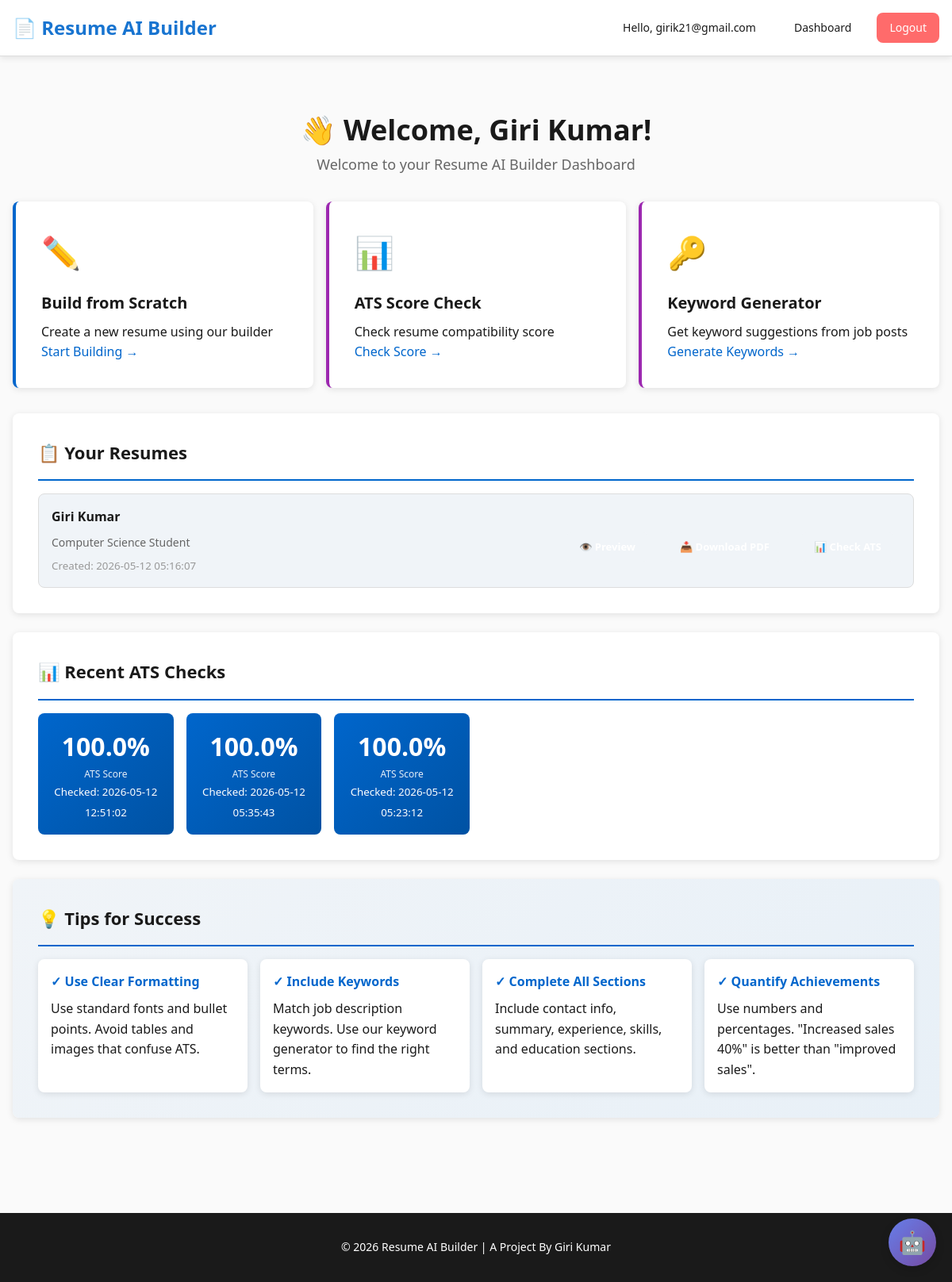
/dashboard (signed in), run on the app's committed database.
### tables this page shows
CREATE TABLE users (
        id INTEGER PRIMARY KEY AUTOINCREMENT,
        email TEXT UNIQUE NOT NULL,
        password_hash TEXT NOT NULL,
        full_name TEXT,
        created_at TIMESTAMP DEFAULT CURRENT_TIMESTAMP
    , contact_type TEXT DEFAULT "email", is_verified INTEGER DEFAULT 0);

CREATE TABLE resumes (
        id INTEGER PRIMARY KEY AUTOINCREMENT,
        user_id INTEGER NOT NULL,
        name TEXT,
        role TEXT,
        summary TEXT,
        experience TEXT,
        skills TEXT,
        education TEXT,
        raw_text TEXT,
        created_at TIMESTAMP DEFAULT CURRENT_TIMESTAMP, phone TEXT DEFAULT "", email TEXT DEFAULT "", dob TEXT DEFAULT "", linkedin TEXT DEFAULT "", address TEXT DEFAULT "", github_link TEXT DEFAULT "", internships TEXT DEFAULT "", projects TEXT DEFAULT "", certifications TEXT DEFAULT "", strengths TEXT DEFAULT "", weaknesses TEXT DEFAULT "", declaration TEXT DEFAULT "",
        FOREIGN KEY (user_id) REFERENCES users(id)
    );

CREATE TABLE ats_scores (
        id INTEGER PRIMARY KEY AUTOINCREMENT,
        user_id INTEGER NOT NULL,
        resume_id INTEGER,
        job_description TEXT,
        ats_score FLOAT,
        missing_keywords TEXT,
        feedback TEXT,
        created_at TIMESTAMP DEFAULT CURRENT_TIMESTAMP,
        FOREIGN KEY (user_id) REFERENCES users(id),
        FOREIGN KEY (resume_id) REFERENCES resumes(id)
    );

### app.py (the view)
@app.route('/dashboard')
@login_required
def dashboard():
    user_id = session['user_id']
    user_info = get_current_user()
    resumes = get_user_resumes(user_id)
    ats_scores = get_user_ats_scores(user_id)
    return render_template(
        'dashboard.html',
        user=user_info,
        resumes=resumes,
        ats_scores=ats_scores
    )

### app.py (called while the page is built)
def login_required(f):
    @wraps(f)
    def decorated_function(*args, **kwargs):
        if 'user_id' not in session:
            return redirect(url_for('login_page'))
        return f(*args, **kwargs)
    return decorated_function

def get_current_user():
    if 'user_id' in session:
        return get_user_info(session['user_id'])
    return None

### database.py (called while the page is built)
def get_user_info(user_id):
    conn = sqlite3.connect(DB_NAME)
    cursor = conn.cursor()
    cursor.execute('SELECT email, full_name FROM users WHERE id = ?', (user_id,))
    result = cursor.fetchone()
    conn.close()
    if result:
        return {"email": result[0], "full_name": result[1]}
    return None

def get_user_resumes(user_id):
    conn = sqlite3.connect(DB_NAME)
    cursor = conn.cursor()
    cursor.execute('''
    SELECT id, name, role, created_at FROM resumes
    WHERE user_id = ?
    ORDER BY created_at DESC
    ''', (user_id,))
    resumes = cursor.fetchall()
    conn.close()
    return [{"id": r[0], "name": r[1], "role": r[2], "created_at": r[3]} for r in resumes]

def get_user_ats_scores(user_id):
    conn = sqlite3.connect(DB_NAME)
    cursor = conn.cursor()
    cursor.execute('''
    SELECT id, ats_score, created_at FROM ats_scores
    WHERE user_id = ?
    ORDER BY created_at DESC
    LIMIT 5
    ''', (user_id,))
    scores = cursor.fetchall()
    conn.close()
    return [{"id": s[0], "score": s[1], "created_at": s[2]} for s in scores]

### templates/dashboard.html (shortened to what this page needs)
{% extends "base.html" %}
{% block content %}
<div class="dashboard-container">
    <div class="dashboard-header">
        <h1>👋 Welcome, {{ user.full_name }}!</h1>
        <p class="dashboard-subtitle">Welcome to your Resume AI Builder Dashboard</p>
    </div>
    <div class="actions-grid">
        <a href="/builder/templates" class="action-card primary">
            <div class="action-icon">✏️</div>
            <h3>Build from Scratch</h3>
            <p>Create a new resume using our builder</p>
            <span class="action-cta">Start Building →</span>
        </a>
        <a href="/ats-score" class="action-card secondary">
            <div class="action-icon">📊</div>
            <h3>ATS Score Check</h3>
            <p>Check resume compatibility score</p>
            <span class="action-cta">Check Score →</span>
        </a>
        <a href="/keywords" class="action-card secondary">
            <div class="action-icon">🔑</div>
            <h3>Keyword Generator</h3>
            <p>Get keyword suggestions from job posts</p>
            <span class="action-cta">Generate Keywords →</span>
        </a>
    </div>
    {% if resumes %}
    <div class="dashboard-section">
        <h2>📋 Your Resumes</h2>
        <div class="resumes-list">
            {% for resume in resumes %}
            <div class="resume-card">
                <div class="resume-info">
                    <h4>{{ resume.name or 'Unnamed Resume' }}</h4>
                    <p class="resume-role">{{ resume.role or 'No role specified' }}</p>
                    <small class="resume-date">Created: {{ resume.created_at }}</small>
                </div>
                <div class="resume-actions">
                    {% if resume.id %}
                    <a href="/preview/{{ resume.id }}" class="btn-small btn-preview" target="_blank">👁️ Preview</a>
                    <a href="/download/{{ resume.id }}" class="btn-small btn-download">📥 Download PDF</a>
                    <a href="/ats-score?resume_id={{ resume.id }}" class="btn-small btn-check">📊 Check ATS</a>
                    {% else %}
                    <span class="text-muted">Resume ID missing</span>
                    {% endif %}
                </div>
            </div>
            {% endfor %}
        </div>
    </div>
    {% else %}
    <div class="empty-state">
        <p>📝 No resumes yet. <a href="/upload">Upload one</a> or <a href="/builder">create from scratch</a></p>
    </div>
    {% endif %}
    {% if ats_scores %}
    <div class="dashboard-section">
        <h2>📊 Recent ATS Checks</h2>
        <div class="scores-list">
            {% for score in ats_scores %}
            <div class="score-card">
                <div class="score-display">
                    <div class="score-value">{{ score.score }}%</div>
                    <div class="score-label">ATS Score</div>
                </div>
                <div class="score-info">
                    <small>Checked: {{ score.created_at }}</small>
                </div>
            </div>
            {% endfor %}
        </div>
    </div>
    {% endif %}
    <div class="dashboard-section tips-section">
        <h2>💡 Tips for Success</h2>
        <div class="tips-grid">
            <div class="tip-card">
                <h4>✓ Use Clear Formatting</h4>
                <p>Use standard fonts and bullet points. Avoid tables and images that confuse ATS.</p>
            </div>
            <div class="tip-card">
                <h4>✓ Include Keywords</h4>
                <p>Match job description keywords. Use our keyword generator to find the right terms.</p>
            </div>
            <div class="tip-card">
                <h4>✓ Complete All Sections</h4>
                <p>Include contact info, summary, experience, skills, and education sections.</p>
            </div>
            <div class="tip-card">
                <h4>✓ Quantify Achievements</h4>
                <p>Use numbers and percentages. "Increased sales 40%" is better than "improved sales".</p>
            </div>
        </div>
    </div>
</div>
{% endblock %}

### templates/base.html (shortened to what this page needs)
<!DOCTYPE html>
<html lang="en">
<head>
    <link rel="stylesheet" href="{{ url_for('static', filename='css/style.css') }}">
    <link rel="stylesheet" href="{{ url_for('static', filename='css/chat_widget.css') }}">
</head>
<body>
    <nav class="navbar" {% if request.path == '/' and not session.user_id %}style="background: transparent; border: none; box-shadow: none;"{% endif %}>
        <div class="container">
            <div class="navbar-brand">
                {% if session.user_id %}
                    <span class="logo">📄 Resume AI Builder</span>
                {% else %}
                    <a href="/" class="logo">📄 Resume AI Builder</a>
                {% endif %}
            </div>
            <div class="navbar-menu">
                {% if session.user_id %}
                    <span class="navbar-item">Hello, {{ session.email }}</span>
                    <a href="/dashboard" class="navbar-item">Dashboard</a>
                    <a href="/logout" class="navbar-item btn-logout">Logout</a>
                {% else %}
                    {% if request.path != '/' %}
                    <a href="/" class="navbar-item">Home</a>
                    {% endif %}
                {% endif %}
            </div>
        </div>
    </nav>
    <div class="page-wrapper {% if request.path == '/' and not session.user_id %}landing-page{% endif %}">
        <div class="{% if request.path != '/' or session.user_id %}container{% endif %}">
            {% block content %}{% endblock %}
        </div>
    </div>
    {% if request.path != '/' or session.user_id %}
    <footer class="footer">
        <p>&copy; 2026 Resume AI Builder | A Project By Giri Kumar</p>
    </footer>
    {% endif %}
</body>
</html>

### data on the page
users: email "girik21@gmail.com", full_name "Giri Kumar"
resumes: name "Giri Kumar", role "Computer Science Student", created_at "2026-05-12 05:16:07"
ats_scores: score "100.0", created_at "2026-05-12 12:51:02"
ats_scores: score "100.0", created_at "2026-05-12 05:35:43"
ats_scores: score "100.0", created_at "2026-05-12 05:23:12"
